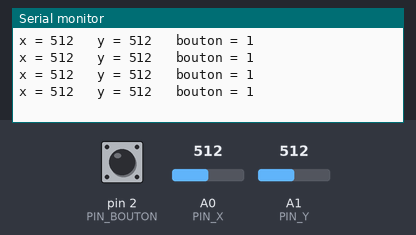
Recording of a sketch running on a simulated Arduino Uno, built with avr-gcc and run on an emulated ATmega328P. On the bench: the last lines printed to the serial monitor. Inputs (shaded band) come from the test bench; at power-on: A0 (PIN_X) = 512, A1 (PIN_Y) = 512, pin 2 (PIN_BOUTON) HIGH.

Above: at 1.2 s.
1.3 s: A0 (PIN_X) set to 716
At 1.71 s:
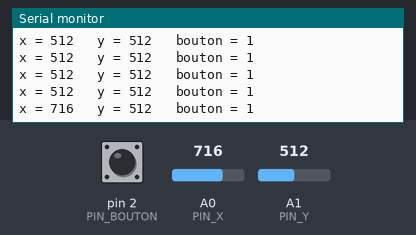
2.8 s: A1 (PIN_Y) set to 716
At 2.91 s:
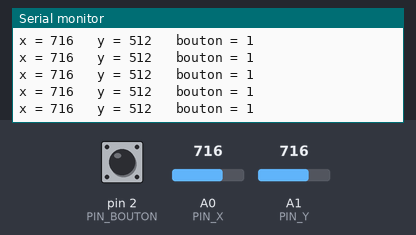
4.3 s: pin 2 (PIN_BOUTON) pulled LOW for 0.35 s
At 4.72 s:
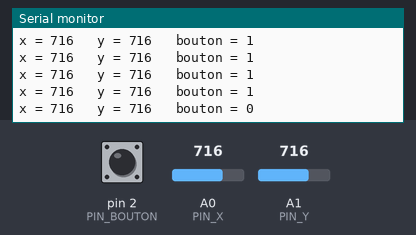
6.1 s: A0 (PIN_X) set to 900
At 6.22 s:
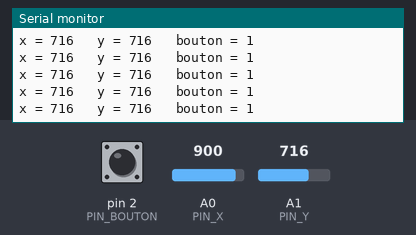
7.6 s: pin 2 (PIN_BOUTON) pulled LOW for 1 s
At 8.03 s:
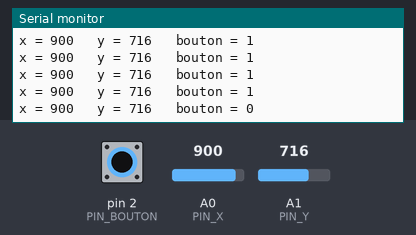
10.1 s: A1 (PIN_Y) set to 900
At 10.13 s:
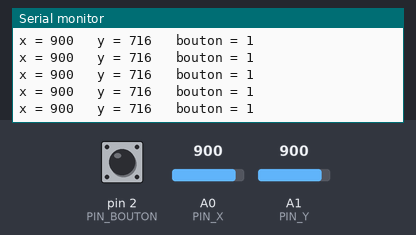
Timing chart, 0 to 12.6 s (numbered marks = the images above; inputs shaded):
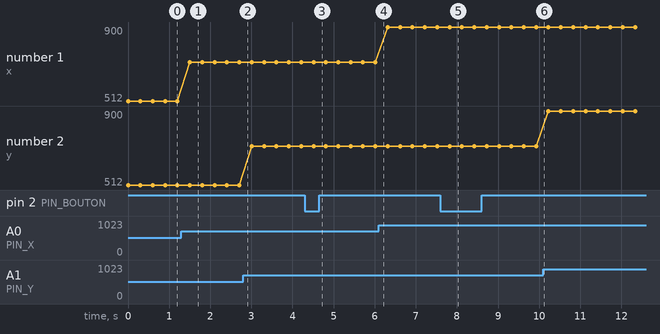

The sketch:

joystick_3_bouton.ino
```cpp
const byte PIN_X = A0;
const byte PIN_Y = A1;
const byte PIN_BOUTON = 2;

void setup() {
  Serial.begin(9600);
  pinMode(PIN_BOUTON, INPUT_PULLUP);
}

void loop() {
  int x = analogRead(PIN_X);
  int y = analogRead(PIN_Y);
  int b = digitalRead(PIN_BOUTON);
  Serial.print("x = ");
  Serial.print(x);
  Serial.print("   y = ");
  Serial.print(y);
  Serial.print("   bouton = ");
  Serial.println(b);
  delay(300);
}
```

Measured:
- after the input at 1.3 s, the serial monitor: prints a new line after 0.20 s (image 1)
- after the input at 4.3 s, the serial monitor: prints a new line after 0.21 s (image 3)
- after the input at 7.6 s, the serial monitor: prints a new line after 0.22 s (image 5)
- plotted number 1: 512 → 716 after the input at 1.3 s, 716 → 900 after the input at 6.1 s
